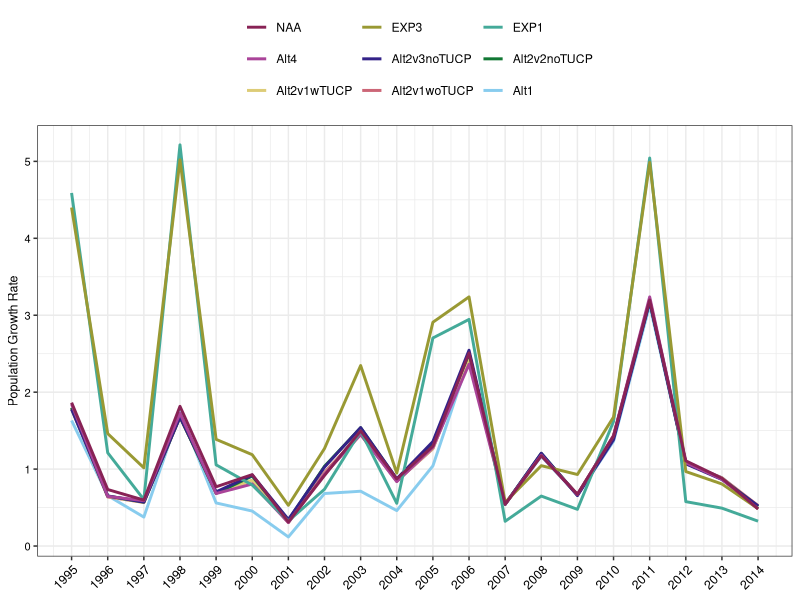

Write the R code that produced this figure.
## ---- chunk 1
knitr::opts_chunk$set(echo = TRUE)
knitr::opts_knit$set(root.dir = "~/GitHub/DeltaSmelt_LCM/DeltaSmeltLCME_output")

options(scipen=999)

## ---- chunk 2
require(tidyverse)
require(lubridate)
require(readxl)
require(scales)
require(conflicted)
require(knitr)
conflict_prefer("filter", "dplyr")
conflict_prefer("select", "dplyr")
## ---- chunk 3
data_model <-read_xlsx("BoR Reinitiation LCME results_09-18-2023.xlsx", skip = 1) %>%
  rename(Year = names(.)[1]) %>% filter(Year %in% c(1995:2014)) %>%
# Remove base because Calsim =/= historical data
  select(-base) 

wy_type<- data.frame(Year=c(1995:2014),WY_Type=c("Wet","Wet","Wet","Wet","Wet","Above Normal","Dry","Dry","Above Normal","Below Normal","Above Normal","Wet","Dry","Critically Dry","Dry","Below Normal","Wet","Below Normal","Dry","Critically Dry")) %>%
  mutate(wet_vs_dry= ifelse(WY_Type %in% c("Wet","Above Normal"), "Wet and Above Normal years","Below Normal, Dry, or Critically Dry years"))

data_table <- data_model%>% mutate_at(vars(c(2:10)), list( ~round(., 2))) %>% mutate(Year=as.integer(Year)) %>% left_join(wy_type) %>% select(-wet_vs_dry) %>%
  rename('Sacramento Valley Water Year Index'=WY_Type)

data_fig <- data_model %>% gather("Alternatives","lambda",2:10) %>% mutate(Year=as.numeric(Year),Alternatives=as.factor(Alternatives))


# Create table with caption
knitr::kable(data_table , padding=0, caption="Table 1. Predicted population growth rate (lambda) for each cohort year by alternatives.")


data_wy <- data_fig %>% left_join(wy_type) %>% 
  group_by(wet_vs_dry,Alternatives) %>% summarise(geometric_mean_lambda=exp(mean(log(lambda)))) %>%
  spread(Alternatives,geometric_mean_lambda) %>% rename(Category=wet_vs_dry)

data_time <- data_fig %>% mutate(TimePeriod=ifelse(Year < 2005,"1995-2004","2005-2014")) %>% 
  group_by(TimePeriod,Alternatives) %>% summarise(geometric_mean_lambda=exp(mean(log(lambda))))%>%
  spread(Alternatives,geometric_mean_lambda) %>% rename(Category=TimePeriod)

data_sum <- data_fig %>%
  group_by(Alternatives) %>% summarise(geometric_mean_lambda=exp(mean(log(lambda)))) %>%
  mutate(Category="Overall") %>% spread(Alternatives,geometric_mean_lambda)

data_combine_sum <- bind_rows(data_sum,data_wy,data_time) %>% mutate_at(vars(c(2:10)), list( ~round(., 2)))

# Create table with caption
knitr::kable(data_combine_sum , padding=0, caption="Table 2. Geometric mean of population growth rate (lambda) for each alternative.") 

## ---- chunk 4

safe_colorblind_palette <- c("#88CCEE", "#CC6677", "#DDCC77", "#117733", "#332288", "#AA4499", 
                             "#44AA99", "#999933", "#882255", "#661100", "#6699CC", "#888888")

plot_lambda <- ggplot(data_fig) +  
  geom_line(aes(x=Year, lambda, colour=Alternatives),linewidth=1) + 
  theme_bw() +
  scale_x_continuous(breaks = c(1995:2014))+
  theme(plot.title=element_text(size=13), 
                 axis.text.x=element_text(size=9, color="black",angle=45,hjust=1), 
                 axis.text.y = element_text(size=8, color="black"), 
                 axis.title.x = element_blank(),
                 axis.title.y = element_text(size = 9, angle = 90),
                 strip.text = element_text(size = 7),
                 legend.position = "top") + 
  ylab("Population Growth Rate")+
  scale_colour_manual(values = safe_colorblind_palette,name="")+
  guides(color = guide_legend(reverse = TRUE,nrow=3,byrow=TRUE))

plot_lambda
